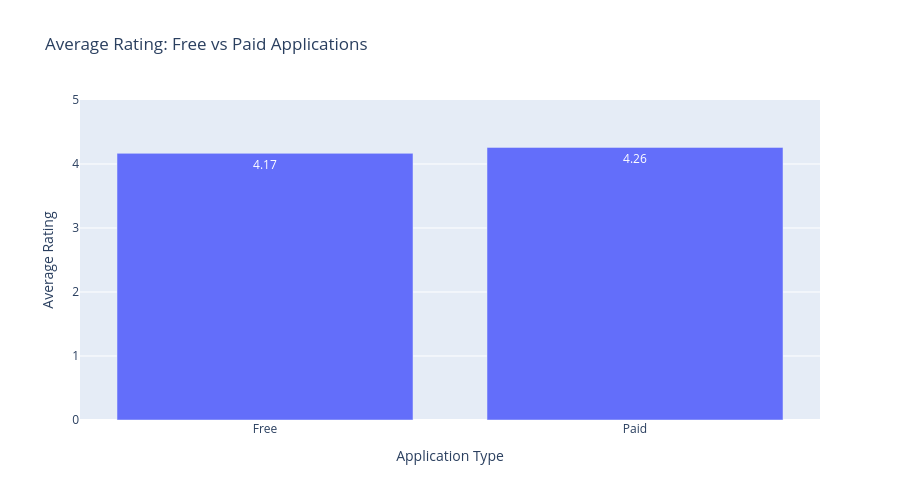

The notebook cell this image was saved under:
### Code cell
# Graph 4 - Average Rating: Free vs Paid

type_rating = (
    play_store_df
    .dropna(subset=["Rating"])
    .groupby("Type")["Rating"]
    .mean()
    .reset_index()
)

fig = px.bar(
    type_rating,
    x="Type",
    y="Rating",
    title="Average Rating: Free vs Paid Applications",
    labels={
        "Type": "Application Type",
        "Rating": "Average Rating"
    },
    text_auto=".2f"
)

fig.update_layout(
    yaxis_range=[0, 5],
    height=500
)

fig.show()

### Figure 1 — Plotly figure (JSON) as saved in the notebook; plotly's stock layout.template omitted (floating-point values rounded to 4 significant figures)
{"data": [{"hovertemplate": "Application Type=%{x}<br>Average Rating=%{y}<extra></extra>", "legendgroup": "", "marker": {"color": "#636efa", "pattern": {"shape": ""}}, "name": "", "orientation": "v", "showlegend": false, "textposition": "auto", "texttemplate": "%{y:.2f}", "type": "bar", "x": ["Free", "Paid"], "xaxis": "x", "y": [4.166, 4.26], "yaxis": "y"}], "layout": {"barmode": "relative", "height": 500, "legend": {"tracegroupgap": 0}, "title": {"text": "Average Rating: Free vs Paid Applications"}, "xaxis": {"anchor": "y", "domain": [0, 1], "title": {"text": "Application Type"}}, "yaxis": {"anchor": "x", "domain": [0, 1], "range": [0, 5], "title": {"text": "Average Rating"}}}}
